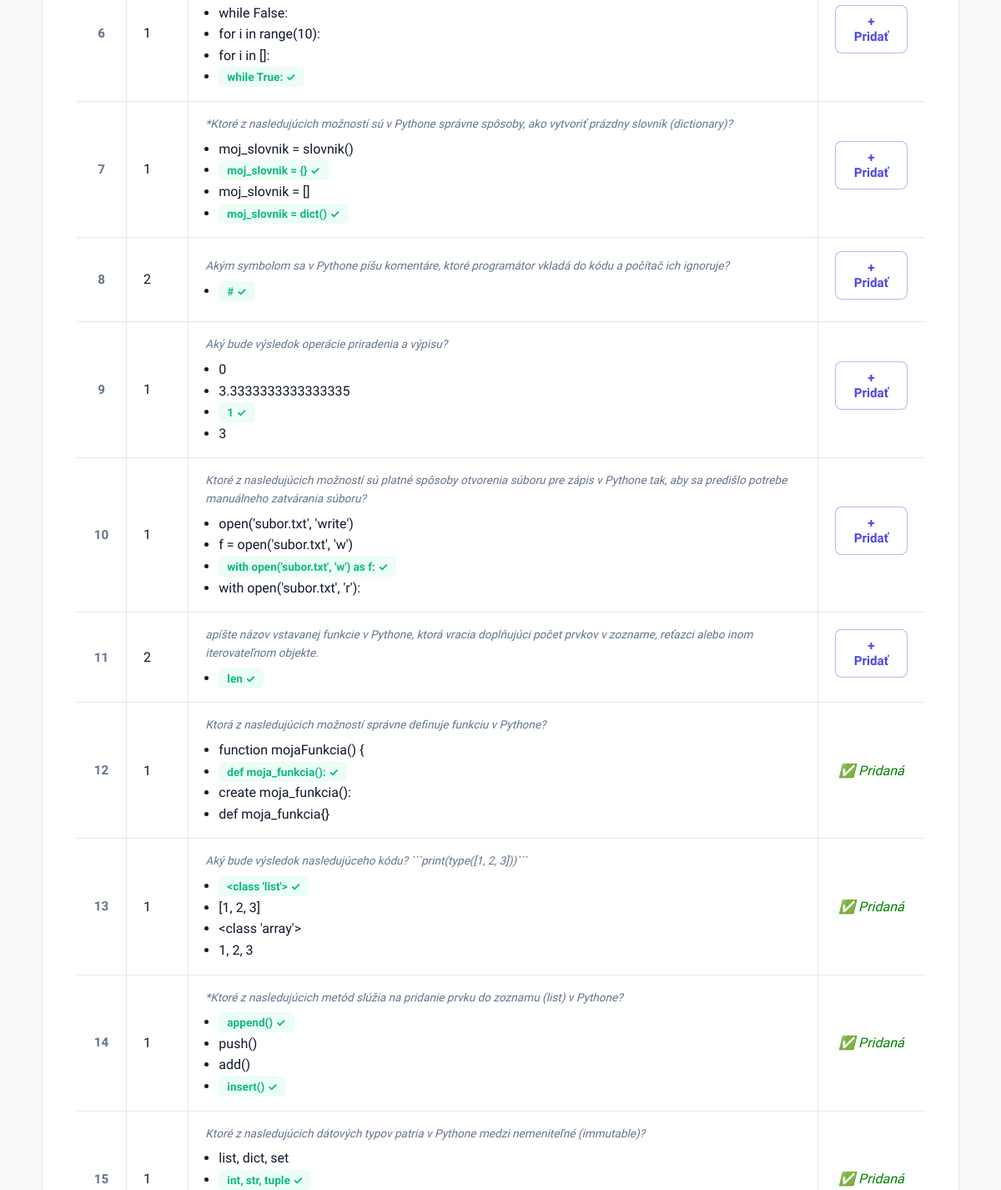
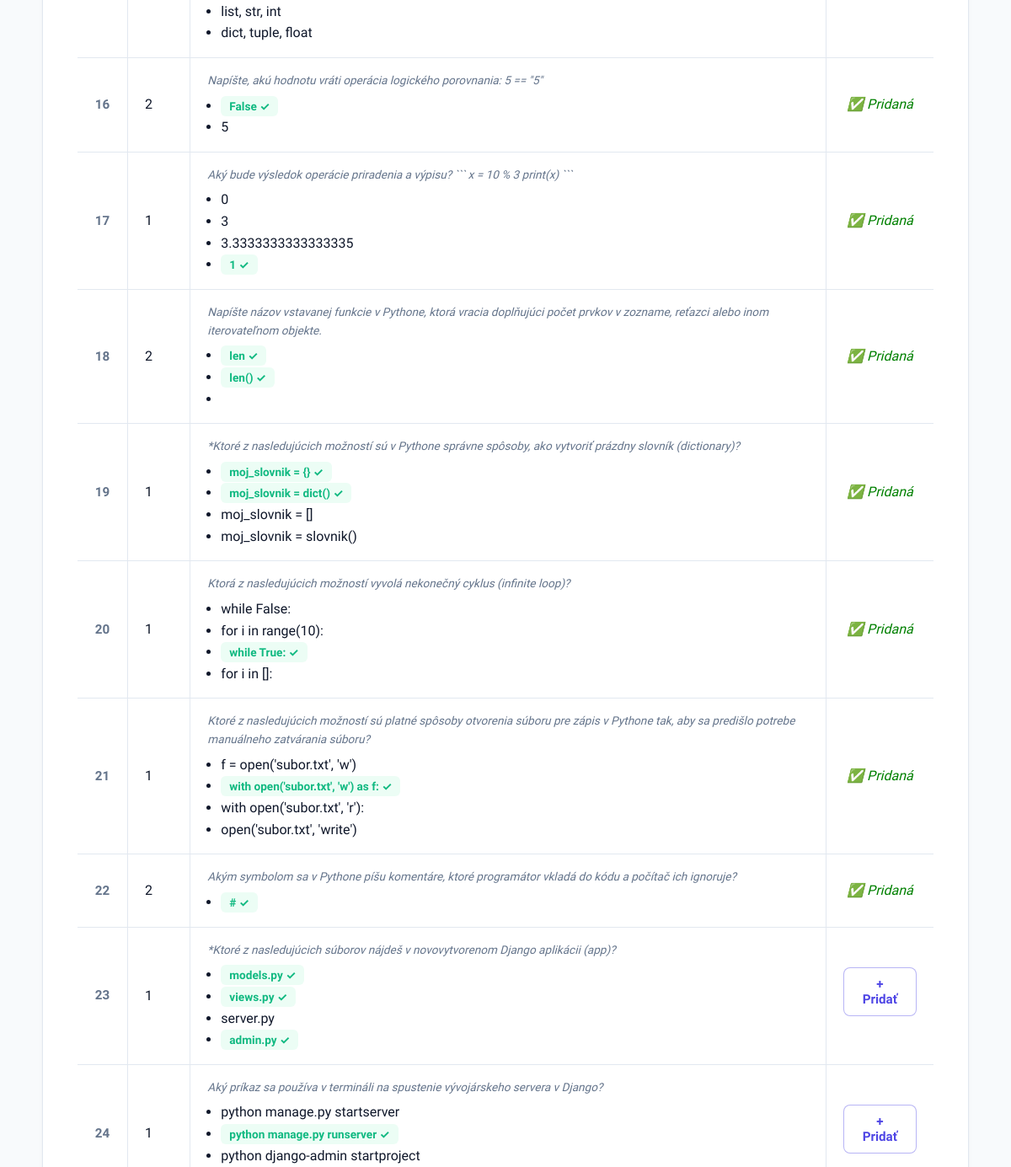
Page /test/11/banka/ (signed in, middle part) on the earlier database version (2 pictures, top to bottom).
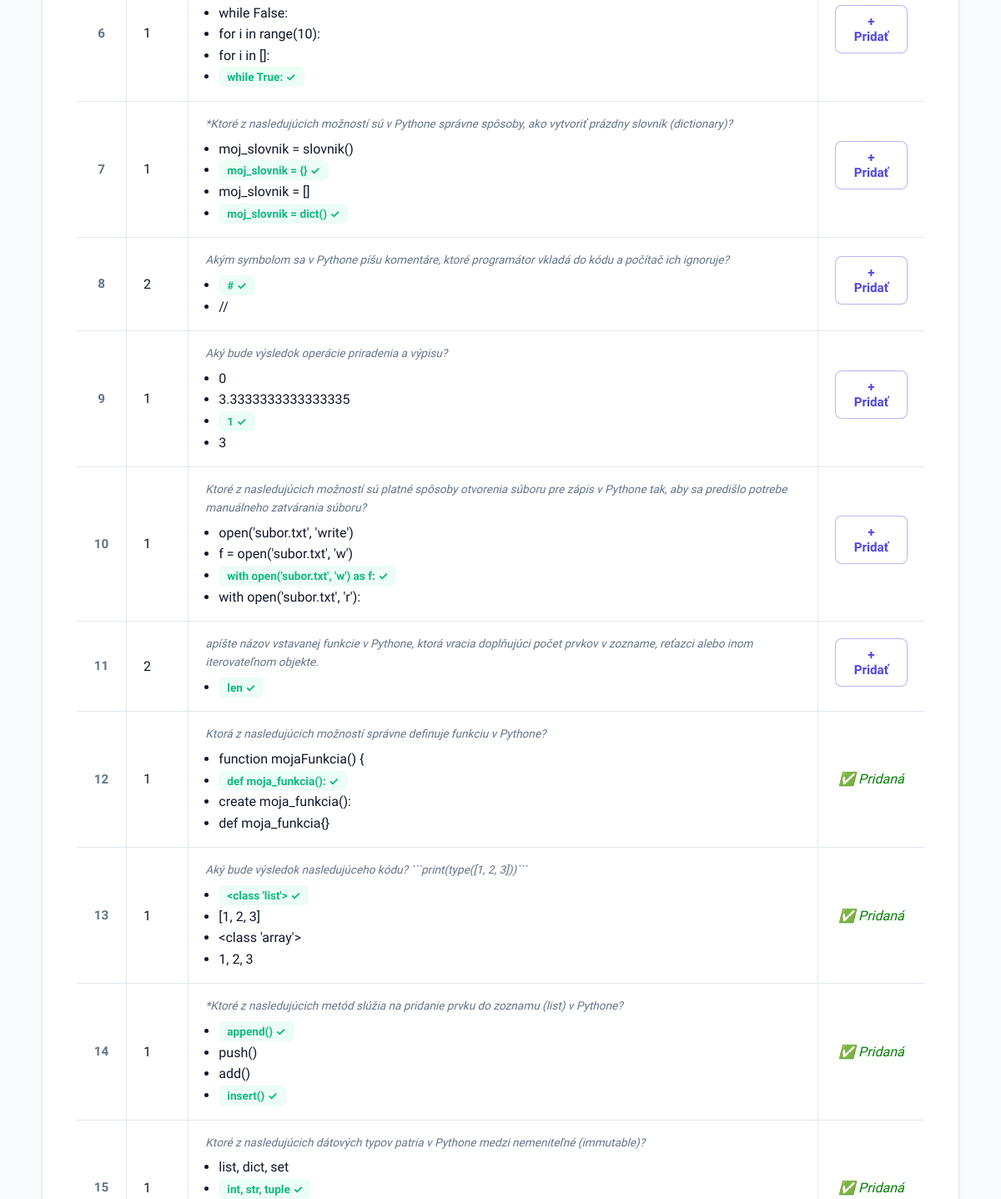
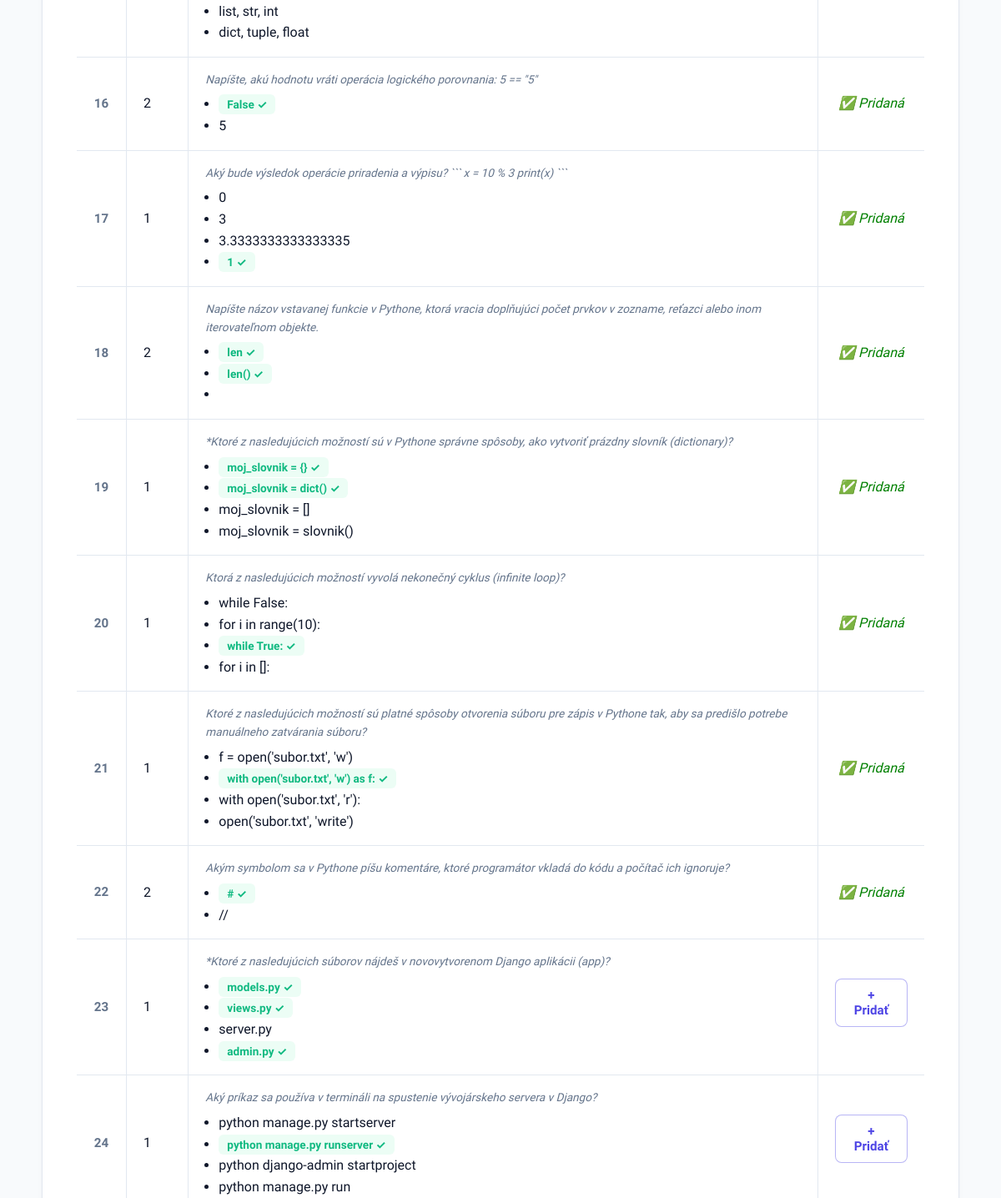
Same page on the later database version (2 pictures, top to bottom).
### quiz/models.py (models this page shows, shortened)
class Question(models.Model):
    TYPES = [
        ('SC', 'Single Choice'),
        ('MC', 'Multiple Choice'),
        ('TXT', 'Short Answer'),
    ]
    text = models.TextField()
    type = models.CharField(max_length=3, choices=TYPES)
    points = models.IntegerField(default=1)
    created_by = models.ForeignKey(User, null=True, blank=True, on_delete=models.SET_NULL, related_name='otazky')

class Answer(models.Model):
    question = models.ForeignKey(Question, on_delete=models.CASCADE, related_name='answers')
    text = models.TextField()
    is_correct = models.BooleanField(default=False)

### quiz/views.py (the view)
# urls.py: path('test/<int:test_id>/banka/', views.banka_otazok, name='banka_otazok'),
@login_required
def banka_otazok(request, test_id):
    if not is_teacher_or_staff(request.user):
        return redirect('index')
    test = get_object_or_404(Test, id=test_id)
    uz_pridane_ids = set(
        TestQuestion.objects.filter(test=test).values_list('question_id', flat=True)
    )
    vsetky_otazky = Question.objects.prefetch_related('answers').all()
    hladaj = request.GET.get('q', '')
    if hladaj:
        vsetky_otazky = vsetky_otazky.filter(text__icontains=hladaj)
    return render(request, 'quiz/banka_otazok.html', {
        'test': test,
        'vsetky_otazky': vsetky_otazky,
        'uz_pridane_ids': uz_pridane_ids,
        'hladaj': hladaj,
    })

### quiz/views.py (called while the page is built)
def is_teacher_or_staff(user):
    try:
        return user.profil.is_teacher or user.is_staff
    except Profil.DoesNotExist:
        return user.is_staff

### quiz/templates/quiz/banka_otazok.html (shortened to what this page needs)
{% extends 'quiz/base.html' %}
{% block content %}
{% if vsetky_otazky %}
<table border="1" cellpadding="6">
    <tbody>
        {% for otazka in vsetky_otazky %}
        <tr {% if otazka.id in uz_pridane_ids %}style="background:#e8f5e9;"{% endif %}>
            <td>{{ otazka.text }}</td>
            <td>{{ otazka.points }}</td>
            <td>
                <p style="font-size:0.85em; color: var(--text-muted); margin-bottom:6px; font-style:italic;">{{ otazka.text }}</p>
                <ul style="margin:0; padding-left:16px;">
                {% for answer in otazka.answers.all %}
                    <li>{% if answer.is_correct %}<strong style="color:green">{{ answer.text }} ✓</strong>{% else %}{{ answer.text }}{% endif %}</li>
                {% endfor %}
                </ul>
            </td>
            <td style="text-align:center;">
                {% if otazka.id in uz_pridane_ids %}
                    <em style="color:green;">✅ Pridaná</em>
                {% else %}
                    <a href="{% url 'pridaj_otazku_z_banky' test.id otazka.id %}{% if hladaj %}?q={{ hladaj }}{% endif %}">
                        <button>+ Pridať</button>
                    </a>
                {% endif %}
            </td>
        </tr>
        {% endfor %}
    </tbody>
</table>
{% else %}
<p><em>Žiadne otázky nenájdené{% if hladaj %} pre „{{ hladaj }}"{% endif %}.</em></p>
{% endif %}
{% endblock %}

Differences in the rows shown:
added Answer: text "//", shown under Question (number 3 of 19 on the later page)
added Answer: text "//", shown under Question (number 17 of 19 on the later page)
computed for Question "Aký príkaz sa používa v termináli na spustenie vývojárskeho servera v Django?": gains Answer (text "python manage.py run")
